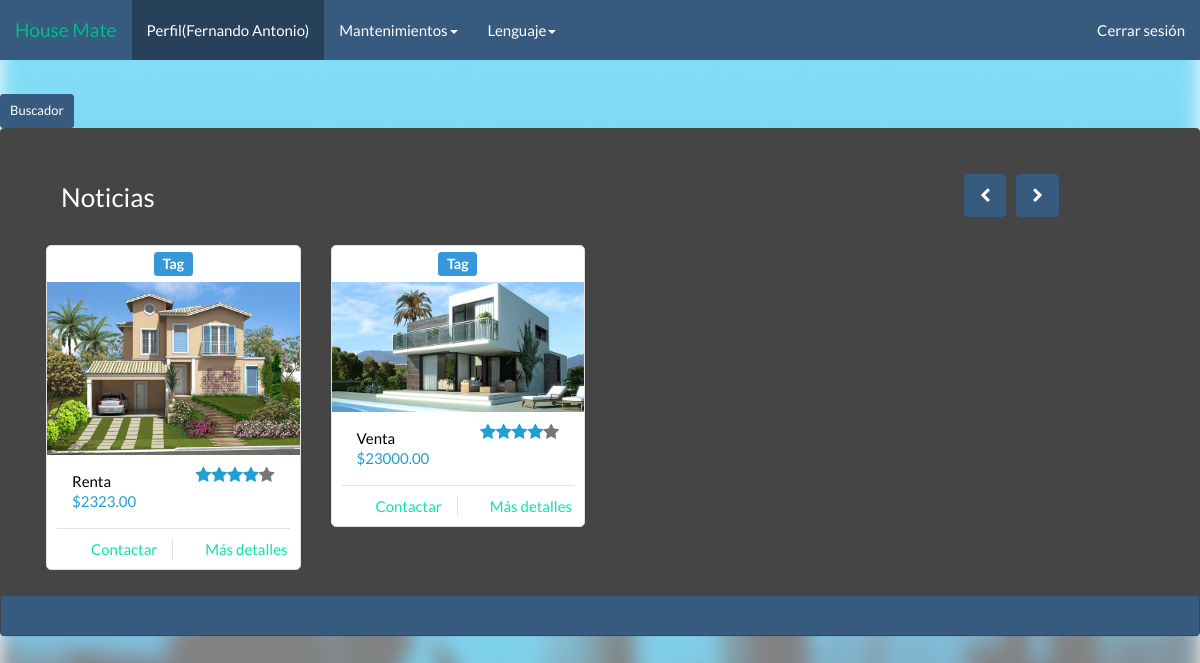
Page /HouseMate2_2/adminhomepage.php (signed in) on the committed database.
### tables this page shows
CREATE TABLE IF NOT EXISTS `inmueble` (
  `IdInmueble` varchar(5) NOT NULL,
  `Dueno` varchar(5) DEFAULT NULL,
  `Direccion` varchar(140) NOT NULL,
  `Descripcion` varchar(140) NOT NULL,
  `VentaRenta` int(1) NOT NULL,
  `Tipopropiedad` int(1) NOT NULL,
  `Precio` varchar(20) NOT NULL,
  `Imagen` varchar(100) NOT NULL,
  `DescDire` text
);

### HouseMate2_2/Call/Lenguaje/Idiomas/langes.php (called while the page is built, shortened)
<?php
$lang = array();
$lang['Need'] = "No tengo cuenta";
$lang['Page_title'] = 'House Mate';
$lang['Cuenta'] = 'Registrarse';
$lang['Acerca'] = 'Acerca de';
$lang['Mision'] = 'Misi&oacute;n';
$lang['Mision1'] = 'Ofrecer a nuestros visitantes y usuarios afiliados un medio de interacción entre vendedores y compradores facilitando la venta y/o renta de inmuebles brindando calidad en los inmuebles, veracidad de información  y seguridad en las transacciones.';
$lang['Vision'] = 'Visi&oacute;n';
$lang['Vision1'] = 'Trascender en el mercado salvadoreño cambiando la forma en que realizamos las transacciones en línea, mediante una plataforma dedicada exclusivamente en la venta y/o renta de inmuebles de cualquier tipo  y a su promoción entre los usuarios de la plataforma y con los visitantes de esta.';
$lang['QueEs'] = '¿Qué es House Mate?';
$lang['QueEs1'] = 'House Mate es una plataforma web que permite la difusión y promoción de inmuebles para su venta y renta entre los usuarios que interactúan dentro de la aplicación web. Para ello los visitantes tienen la opción de registrarse gratuitamente a la plataforma para gozar de nuestros servicios.';
$lang['Institucion'] = 'Mas sobre la institucion';
$lang['Contactenos'] = 'Cont&aacute;ctenos';
$lang['Novedades'] = 'Novedades';
$lang['Iniciar-Sesion'] = 'Iniciar Sesi&oacute;n';
$lang['Correo'] = 'Correo';
$lang['Contra'] = 'Contrase&ntilde;a';
$lang['Crear-Cuenta'] = 'Crear Cuenta';
$lang['Nombre'] = 'Nombre';
$lang['Apellido'] = 'Apellido';
$lang['Fecha-Nac'] = 'Fecha de Nacimiento';
$lang['Confirmar'] = 'Confirmar contraseña';
$lang['Inicio'] = 'Inicio';
$lang['Perfil'] = 'Perfil';
$lang['Mantenimiento'] = 'Mantenimientos';
$lang['Clientes'] = 'Clientes';
$lang['Inmuebles'] = 'Inmuebles';
$lang['Idioma'] = 'Lenguaje';
$lang['Cerrar-Sesion'] = 'Cerrar Sesi&oacute;n';
$lang['contra'] = "Contraseña";
$lang['Mostrar'] = "Mostrar";
$lang['Crear-Usuario'] = 'Crear usuario';
$lang['Ver-Usuario'] = 'Ver usuarios';
$lang['Modificar-Usuario'] = 'Modificar usuario';
$lang['Eliminar-Usuario'] = 'Eliminar usuario';
$lang['Codigo'] = 'Código';
$lang['Modificar'] = 'Modificar';
$lang['Eliminar'] = 'Eliminar';
$lang['Contra-reset'] = "Reiniciar contraseña";
$lang['Crear-Inmuebles'] = 'Crear Inmuebles';
$lang['Ver-Inmuebles'] = 'Mostrar Inmuebles';
$lang['Modificar-Inmuebles'] = 'Modificar Inmuebles';
$lang['Eliminar-Inmuebles'] = 'Eliminar Inmuebles';
$lang['Eliminares'] = "Eliminar";
$lang['Existe'] = "Usuario erróneo o contraseña incorrecta";
$lang['Usuario'] = "Usuario";
$lang['Usuarios'] = "Usuarios";
$lang['Usuarioname'] = "Nombre de usuario";
$lang['Tipous'] = 'Tipo de usuario';
$lang['Admin'] = "Administrador";
$lang['Cliente'] = 'Cliente';
$lang['Perito'] = 'Perito';
$lang['Agente'] = "Agente";
$lang['selectp'] = 'Seleccione imagen';
$lang['vr']  ="Venta o renta";
$lang['Direccion'] = 'Dirección';
$lang['Etiqueta'] = 'Etiquetas';
$lang['EtiquetaNum'] = 'Digite el número de etiquetas (Max. 12)';
$lang['Descripcion'] = 'Descripción';
$lang['Venta'] = 'Venta';
?>

### HouseMate2_2/Call/housein.php (the view, shortened to what this page needs)
<?php
$quero = "SELECT * FROM inmueble ORDER BY IdInmueble DESC LIMIT 8";
$cs = mysql_query($quero);
$count = 0;
while($row=mysql_fetch_array($cs))
{
	switch($count)
	{
		case 0:
			echo "<div class='item active'><div class='row'>";
		break;
	}
	$var = "";
switch($row['VentaRenta'])
{
	case 1:
	$var = $lang['Renta'];
	break;
	case 2:
	$var = $lang['Venta'];
	break;
}
echo "<div class='col-sm-3'>
		<div class='col-item'>
			<h4 class='text-center'><span class='label label-info'>Tag</span></h4>
				<div class='photo'>
					<img src='".$row['Imagen']."' class='limitante img-responsive' alt='a' />
				</div>
				<div class='info'>
					<div class='row'>
						<div class='price col-md-6'>
							<h5>
								$var</h5>
							<h5 class='price-text-color'>
								$".$row['Precio'].".00</h5>
						</div>
						<div class='rating hidden-sm col-md-6'>
							<i class='price-text-color fa fa-star'></i><i class='price-text-color fa fa-star'>
							</i><i class='price-text-color fa fa-star'></i><i class='price-text-color fa fa-star'>
							</i><i class='fa fa-star'></i>
						</div>
					</div>
					<div class='separator clear-left'>
						<p class='btn-add'>
							<i class='fa fa-shopping-cart'></i><a href='dueno.php?IdUsuario=".$row['Dueno']."' class='hidden-sm'>".$lang['Ca1']."</a></p>
						<p class='btn-details'>
							<i class='fa fa-list'></i><a href='inmueble.php?IdInmueble=".$row['IdInmueble']."&tip=".$_SESSION['tip']."' class='hidden-sm'>".$lang['Ca2']."</a></p>
					</div>
					<div class='clearfix'>
					</div>
				</div>
			</div>
		</div>";
		$count++;
}
?>

### HouseMate2_2/css/appeal.css (style rules this page uses)
.col-item { border: 1px solid #E1E1E1; border-radius: 5px; background: #FFF; }
.col-item .photo img { margin: 0 auto; width: 100%; }
.col-item .info { padding: 10px; border-radius: 0 0 5px 5px; margin-top: 1px; }
.col-item .price { float: left; margin-top: 5px; }
.col-item .price h5 { line-height: 20px; margin: 0; }
.col-item .price h5:first-child { color:black; }
.price-text-color { color: #219FD1; }
.col-item .info .rating { color: #777; }
.col-item .rating { float: left; font-size: 17px; text-align: right; line-height: 52px; margin-bottom: 10px; height: 52px; }
.col-item .separator { border-top: 1px solid #E1E1E1; }
.clear-left { clear: left; }
.col-item .separator p { line-height: 20px; margin-bottom: 0; margin-top: 10px; text-align: center; }
.col-item .separator p i { margin-right: 5px; }
.col-item .btn-add { width: 50%; float: left; }
.col-item .btn-add { border-right: 1px solid #E1E1E1; }
.col-item .btn-details { width: 50%; float: left; padding-left: 10px; }

### HouseMate2_2/css/intro.css (style rules this page uses)
#intro { font-family: "Lato","Helvetica Neue",Helvetica,Arial,sans-serif; font-size: 15px; line-height: 1.42857143; height: 100%; }
#intro:before { position:fixed; z-index: -1; background: url(http://www.permanenttrust.co.za/wp-content/uploads/2014/08/property-news-img3.jpg) no-repeat; background-size: cover; }

### HouseMate2_2/css/estilo.css (style rules this page uses)
body { padding-top:30px; }

### rows in the picture
inmueble: Imagen (picture), var "Renta", Precio "2323"
inmueble: Imagen (picture), var "Venta", Precio "23000"

### other values in the picture
$lang['Perfil'] "Perfil"
$_SESSION['user'] "Fernando Antonio"
$lang['Mantenimiento'] "Mantenimientos"
$lang['Idioma'] "Lenguaje"
$lang['Cerrar-Sesion'] "Cerrar sesión"
$lang['quick'] "Buscador"
$land['noticias'] "Noticias"
